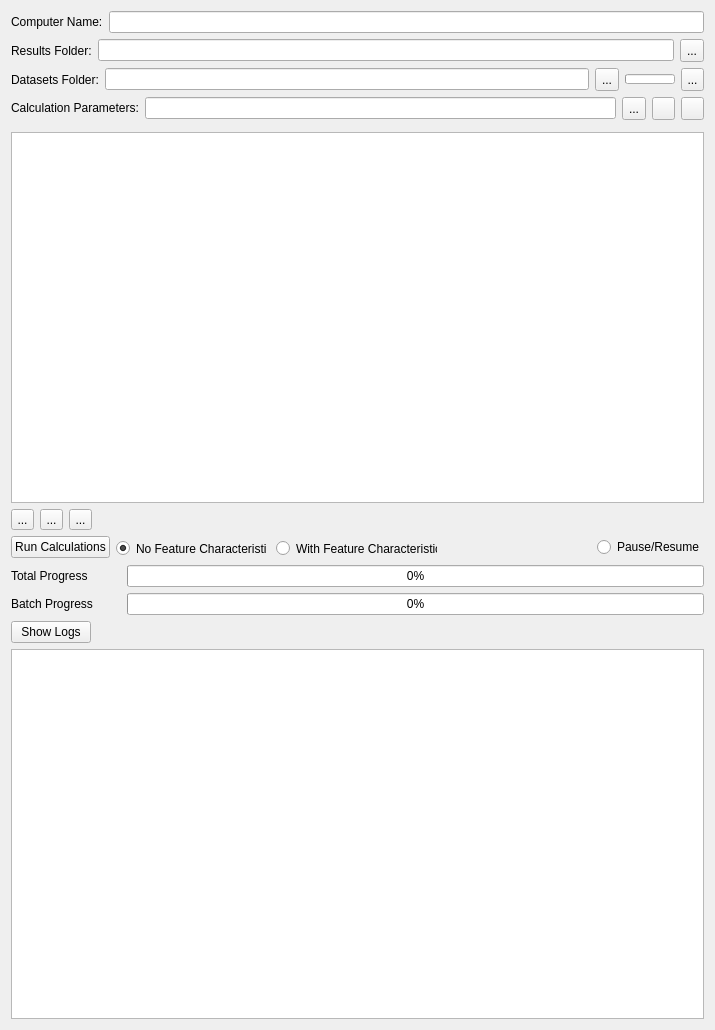
<?xml version="1.0" encoding="UTF-8"?>
<ui version="4.0">
 <class>ComputeSegmentations</class>
 <widget class="QWidget" name="ComputeSegmentations">
  <property name="geometry">
   <rect>
    <x>0</x>
    <y>0</y>
    <width>715</width>
    <height>1030</height>
   </rect>
  </property>
  <property name="sizePolicy">
   <sizepolicy hsizetype="Preferred" vsizetype="Preferred">
    <horstretch>0</horstretch>
    <verstretch>0</verstretch>
   </sizepolicy>
  </property>
  <property name="windowTitle">
   <string>Compute Segmentations</string>
  </property>
  <layout class="QGridLayout" name="gridLayout">
   <property name="sizeConstraint">
    <enum>QLayout::SetMinimumSize</enum>
   </property>
   <item row="0" column="0">
    <layout class="QHBoxLayout" name="horizontalLayout_2">
     <item>
      <widget class="QLabel" name="label_2">
       <property name="sizePolicy">
        <sizepolicy hsizetype="Fixed" vsizetype="Preferred">
         <horstretch>0</horstretch>
         <verstretch>0</verstretch>
        </sizepolicy>
       </property>
       <property name="text">
        <string>Computer Name:</string>
       </property>
      </widget>
     </item>
     <item>
      <widget class="QLineEdit" name="computerName">
       <property name="sizePolicy">
        <sizepolicy hsizetype="Minimum" vsizetype="Fixed">
         <horstretch>0</horstretch>
         <verstretch>0</verstretch>
        </sizepolicy>
       </property>
       <property name="minimumSize">
        <size>
         <width>50</width>
         <height>0</height>
        </size>
       </property>
       <property name="maximumSize">
        <size>
         <width>5000</width>
         <height>16777215</height>
        </size>
       </property>
       <property name="alignment">
        <set>Qt::AlignLeading|Qt::AlignLeft|Qt::AlignVCenter</set>
       </property>
      </widget>
     </item>
    </layout>
   </item>
   <item row="1" column="0">
    <layout class="QHBoxLayout" name="horizontalLayout_3">
     <item>
      <widget class="QLabel" name="label_3">
       <property name="sizePolicy">
        <sizepolicy hsizetype="Fixed" vsizetype="Preferred">
         <horstretch>0</horstretch>
         <verstretch>0</verstretch>
        </sizepolicy>
       </property>
       <property name="text">
        <string>Results Folder:</string>
       </property>
      </widget>
     </item>
     <item>
      <widget class="QLineEdit" name="resultsFolder">
       <property name="sizePolicy">
        <sizepolicy hsizetype="MinimumExpanding" vsizetype="Fixed">
         <horstretch>0</horstretch>
         <verstretch>0</verstretch>
        </sizepolicy>
       </property>
      </widget>
     </item>
     <item>
      <widget class="QToolButton" name="tbOpenResultsFolder">
       <property name="minimumSize">
        <size>
         <width>0</width>
         <height>23</height>
        </size>
       </property>
       <property name="text">
        <string>...</string>
       </property>
      </widget>
     </item>
    </layout>
   </item>
   <item row="2" column="0">
    <layout class="QHBoxLayout" name="horizontalLayout_4">
     <item>
      <widget class="QLabel" name="label_4">
       <property name="sizePolicy">
        <sizepolicy hsizetype="Fixed" vsizetype="Preferred">
         <horstretch>0</horstretch>
         <verstretch>0</verstretch>
        </sizepolicy>
       </property>
       <property name="text">
        <string>Datasets Folder:</string>
       </property>
      </widget>
     </item>
     <item>
      <widget class="QLineEdit" name="datasetsFolder">
       <property name="sizePolicy">
        <sizepolicy hsizetype="MinimumExpanding" vsizetype="Fixed">
         <horstretch>0</horstretch>
         <verstretch>0</verstretch>
        </sizepolicy>
       </property>
      </widget>
     </item>
     <item>
      <widget class="QToolButton" name="tbOpenDatasetsFolder">
       <property name="minimumSize">
        <size>
         <width>0</width>
         <height>23</height>
        </size>
       </property>
       <property name="text">
        <string>...</string>
       </property>
      </widget>
     </item>
     <item>
      <widget class="QProgressBar" name="pBDatasetPreviewProgress">
       <property name="sizePolicy">
        <sizepolicy hsizetype="MinimumExpanding" vsizetype="Fixed">
         <horstretch>0</horstretch>
         <verstretch>0</verstretch>
        </sizepolicy>
       </property>
       <property name="minimumSize">
        <size>
         <width>0</width>
         <height>0</height>
        </size>
       </property>
       <property name="maximumSize">
        <size>
         <width>50</width>
         <height>10</height>
        </size>
       </property>
       <property name="value">
        <number>0</number>
       </property>
       <property name="textVisible">
        <bool>false</bool>
       </property>
      </widget>
     </item>
     <item>
      <widget class="QToolButton" name="tbDatasetPreview">
       <property name="minimumSize">
        <size>
         <width>0</width>
         <height>0</height>
        </size>
       </property>
       <property name="maximumSize">
        <size>
         <width>23</width>
         <height>23</height>
        </size>
       </property>
       <property name="toolTip">
        <string>&lt;html&gt;&lt;head/&gt;&lt;body&gt;&lt;p&gt;Generates dataset preview (slice)&lt;/p&gt;&lt;/body&gt;&lt;/html&gt;</string>
       </property>
       <property name="text">
        <string>...</string>
       </property>
       <property name="icon">
        <iconset resource="FeatureAnalyzer.qrc">
         <normaloff>:/images/preview.png</normaloff>:/images/preview.png</iconset>
       </property>
       <property name="iconSize">
        <size>
         <width>32</width>
         <height>32</height>
        </size>
       </property>
      </widget>
     </item>
    </layout>
   </item>
   <item row="3" column="0">
    <layout class="QHBoxLayout" name="horizontalLayout">
     <item>
      <widget class="QLabel" name="label">
       <property name="sizePolicy">
        <sizepolicy hsizetype="Fixed" vsizetype="Fixed">
         <horstretch>0</horstretch>
         <verstretch>0</verstretch>
        </sizepolicy>
       </property>
       <property name="text">
        <string>Calculation Parameters:</string>
       </property>
      </widget>
     </item>
     <item>
      <widget class="QLineEdit" name="csvFilename">
       <property name="sizePolicy">
        <sizepolicy hsizetype="MinimumExpanding" vsizetype="Fixed">
         <horstretch>0</horstretch>
         <verstretch>0</verstretch>
        </sizepolicy>
       </property>
      </widget>
     </item>
     <item>
      <widget class="QToolButton" name="tbOpenCSV">
       <property name="minimumSize">
        <size>
         <width>0</width>
         <height>23</height>
        </size>
       </property>
       <property name="text">
        <string>...</string>
       </property>
      </widget>
     </item>
     <item>
      <widget class="QToolButton" name="tbReload">
       <property name="maximumSize">
        <size>
         <width>23</width>
         <height>23</height>
        </size>
       </property>
       <property name="text">
        <string/>
       </property>
       <property name="icon">
        <iconset resource="../../core/open_iA.qrc">
         <normaloff>:/images/update.png</normaloff>:/images/update.png</iconset>
       </property>
       <property name="iconSize">
        <size>
         <width>32</width>
         <height>32</height>
        </size>
       </property>
      </widget>
     </item>
     <item>
      <widget class="QToolButton" name="tbSave">
       <property name="maximumSize">
        <size>
         <width>23</width>
         <height>23</height>
        </size>
       </property>
       <property name="text">
        <string/>
       </property>
       <property name="icon">
        <iconset resource="../../core/open_iA.qrc">
         <normaloff>:/images/saveClass.png</normaloff>:/images/saveClass.png</iconset>
       </property>
       <property name="iconSize">
        <size>
         <width>32</width>
         <height>32</height>
        </size>
       </property>
      </widget>
     </item>
    </layout>
   </item>
   <item row="4" column="0" alignment="Qt::AlignLeft">
    <widget class="QWidget" name="dragWidget" native="true">
     <property name="sizePolicy">
      <sizepolicy hsizetype="Minimum" vsizetype="Preferred">
       <horstretch>0</horstretch>
       <verstretch>0</verstretch>
      </sizepolicy>
     </property>
     <layout class="QHBoxLayout" name="horizontalLayout_8">
      <property name="leftMargin">
       <number>0</number>
      </property>
      <property name="topMargin">
       <number>0</number>
      </property>
      <property name="rightMargin">
       <number>0</number>
      </property>
      <property name="bottomMargin">
       <number>0</number>
      </property>
     </layout>
    </widget>
   </item>
   <item row="5" column="0">
    <widget class="QTableWidget" name="tableWidget">
     <property name="sizePolicy">
      <sizepolicy hsizetype="Minimum" vsizetype="Expanding">
       <horstretch>0</horstretch>
       <verstretch>0</verstretch>
      </sizepolicy>
     </property>
    </widget>
   </item>
   <item row="6" column="0">
    <layout class="QHBoxLayout" name="horizontalLayout_9">
     <item alignment="Qt::AlignLeft">
      <widget class="QToolButton" name="tbRemoveRow">
       <property name="sizePolicy">
        <sizepolicy hsizetype="Fixed" vsizetype="Fixed">
         <horstretch>0</horstretch>
         <verstretch>0</verstretch>
        </sizepolicy>
       </property>
       <property name="maximumSize">
        <size>
         <width>23</width>
         <height>23</height>
        </size>
       </property>
       <property name="toolTip">
        <string>&lt;html&gt;&lt;head/&gt;&lt;body&gt;&lt;p&gt;Remove row from table&lt;/p&gt;&lt;/body&gt;&lt;/html&gt;</string>
       </property>
       <property name="text">
        <string>...</string>
       </property>
       <property name="icon">
        <iconset resource="FeatureAnalyzer.qrc">
         <normaloff>:/images/rem_sel.png</normaloff>:/images/rem_sel.png</iconset>
       </property>
       <property name="iconSize">
        <size>
         <width>32</width>
         <height>32</height>
        </size>
       </property>
      </widget>
     </item>
     <item alignment="Qt::AlignLeft">
      <widget class="QToolButton" name="tbSaveTable">
       <property name="sizePolicy">
        <sizepolicy hsizetype="Fixed" vsizetype="Fixed">
         <horstretch>0</horstretch>
         <verstretch>0</verstretch>
        </sizepolicy>
       </property>
       <property name="maximumSize">
        <size>
         <width>23</width>
         <height>23</height>
        </size>
       </property>
       <property name="toolTip">
        <string>&lt;html&gt;&lt;head/&gt;&lt;body&gt;&lt;p&gt;Save table (csv)&lt;/p&gt;&lt;/body&gt;&lt;/html&gt;</string>
       </property>
       <property name="text">
        <string>...</string>
       </property>
       <property name="icon">
        <iconset resource="../../core/open_iA.qrc">
         <normaloff>:/images/saveClass.png</normaloff>:/images/saveClass.png</iconset>
       </property>
       <property name="iconSize">
        <size>
         <width>32</width>
         <height>32</height>
        </size>
       </property>
      </widget>
     </item>
     <item alignment="Qt::AlignLeft">
      <widget class="QToolButton" name="tbLoadTable">
       <property name="sizePolicy">
        <sizepolicy hsizetype="Fixed" vsizetype="Fixed">
         <horstretch>0</horstretch>
         <verstretch>0</verstretch>
        </sizepolicy>
       </property>
       <property name="minimumSize">
        <size>
         <width>0</width>
         <height>0</height>
        </size>
       </property>
       <property name="maximumSize">
        <size>
         <width>23</width>
         <height>23</height>
        </size>
       </property>
       <property name="toolTip">
        <string>&lt;html&gt;&lt;head/&gt;&lt;body&gt;&lt;p&gt;Load table (csv)&lt;/p&gt;&lt;/body&gt;&lt;/html&gt;</string>
       </property>
       <property name="text">
        <string>...</string>
       </property>
       <property name="icon">
        <iconset resource="../../core/open_iA.qrc">
         <normaloff>:/images/load.png</normaloff>:/images/load.png</iconset>
       </property>
       <property name="iconSize">
        <size>
         <width>32</width>
         <height>32</height>
        </size>
       </property>
      </widget>
     </item>
     <item>
      <spacer name="horizontalSpacer">
       <property name="orientation">
        <enum>Qt::Horizontal</enum>
       </property>
       <property name="sizeType">
        <enum>QSizePolicy::MinimumExpanding</enum>
       </property>
       <property name="sizeHint" stdset="0">
        <size>
         <width>40</width>
         <height>20</height>
        </size>
       </property>
      </spacer>
     </item>
    </layout>
   </item>
   <item row="7" column="0">
    <layout class="QHBoxLayout" name="horizontalLayout_7">
     <item>
      <widget class="QPushButton" name="pbRunCalculations">
       <property name="sizePolicy">
        <sizepolicy hsizetype="Fixed" vsizetype="Fixed">
         <horstretch>0</horstretch>
         <verstretch>0</verstretch>
        </sizepolicy>
       </property>
       <property name="text">
        <string>Run Calculations</string>
       </property>
      </widget>
     </item>
     <item alignment="Qt::AlignHCenter|Qt::AlignVCenter">
      <widget class="QGroupBox" name="gbPoreChars">
       <property name="minimumSize">
        <size>
         <width>380</width>
         <height>23</height>
        </size>
       </property>
       <property name="font">
        <font>
         <weight>50</weight>
         <bold>false</bold>
         <kerning>false</kerning>
        </font>
       </property>
       <property name="styleSheet">
        <string notr="true">border: noborder;</string>
       </property>
       <property name="title">
        <string/>
       </property>
       <property name="flat">
        <bool>true</bool>
       </property>
       <property name="checkable">
        <bool>false</bool>
       </property>
       <widget class="QRadioButton" name="rbNewPipelineData">
        <property name="geometry">
         <rect>
          <x>160</x>
          <y>4</y>
          <width>161</width>
          <height>17</height>
         </rect>
        </property>
        <property name="toolTip">
         <string>&lt;html&gt;&lt;head/&gt;&lt;body&gt;&lt;p&gt;Calculates the pore characteristics for every defined pipeline in the table &lt;/p&gt;&lt;/body&gt;&lt;/html&gt;</string>
        </property>
        <property name="text">
         <string>With Feature Characteristics</string>
        </property>
        <property name="checked">
         <bool>false</bool>
        </property>
       </widget>
       <widget class="QRadioButton" name="rbNewPipelineDataNoPores">
        <property name="geometry">
         <rect>
          <x>0</x>
          <y>4</y>
          <width>151</width>
          <height>17</height>
         </rect>
        </property>
        <property name="toolTip">
         <string>&lt;html&gt;&lt;head/&gt;&lt;body&gt;&lt;p&gt;Calculates no pore charcteristics for the defined pipelines in the table&lt;br/&gt;&lt;/p&gt;&lt;/body&gt;&lt;/html&gt;</string>
        </property>
        <property name="text">
         <string>No Feature Characteristics</string>
        </property>
        <property name="checked">
         <bool>true</bool>
        </property>
       </widget>
      </widget>
     </item>
     <item>
      <spacer name="horizontalSpacer_2">
       <property name="orientation">
        <enum>Qt::Horizontal</enum>
       </property>
       <property name="sizeType">
        <enum>QSizePolicy::MinimumExpanding</enum>
       </property>
       <property name="sizeHint" stdset="0">
        <size>
         <width>40</width>
         <height>20</height>
        </size>
       </property>
      </spacer>
     </item>
     <item>
      <widget class="QRadioButton" name="rbPause">
       <property name="sizePolicy">
        <sizepolicy hsizetype="Fixed" vsizetype="Fixed">
         <horstretch>0</horstretch>
         <verstretch>0</verstretch>
        </sizepolicy>
       </property>
       <property name="text">
        <string>Pause/Resume</string>
       </property>
      </widget>
     </item>
    </layout>
   </item>
   <item row="8" column="0">
    <layout class="QVBoxLayout" name="verticalLayout">
     <item>
      <layout class="QHBoxLayout" name="horizontalLayout_5">
       <item>
        <widget class="QLabel" name="laTotalProgress">
         <property name="sizePolicy">
          <sizepolicy hsizetype="Fixed" vsizetype="Preferred">
           <horstretch>0</horstretch>
           <verstretch>0</verstretch>
          </sizepolicy>
         </property>
         <property name="minimumSize">
          <size>
           <width>110</width>
           <height>0</height>
          </size>
         </property>
         <property name="maximumSize">
          <size>
           <width>110</width>
           <height>16777215</height>
          </size>
         </property>
         <property name="text">
          <string>Total Progress </string>
         </property>
         <property name="alignment">
          <set>Qt::AlignLeading|Qt::AlignLeft|Qt::AlignVCenter</set>
         </property>
        </widget>
       </item>
       <item>
        <widget class="QProgressBar" name="totalProgress">
         <property name="sizePolicy">
          <sizepolicy hsizetype="MinimumExpanding" vsizetype="Fixed">
           <horstretch>0</horstretch>
           <verstretch>0</verstretch>
          </sizepolicy>
         </property>
         <property name="value">
          <number>0</number>
         </property>
        </widget>
       </item>
      </layout>
     </item>
     <item>
      <layout class="QHBoxLayout" name="horizontalLayout_6">
       <item>
        <widget class="QLabel" name="laBatchProgress">
         <property name="sizePolicy">
          <sizepolicy hsizetype="Preferred" vsizetype="Preferred">
           <horstretch>0</horstretch>
           <verstretch>0</verstretch>
          </sizepolicy>
         </property>
         <property name="minimumSize">
          <size>
           <width>110</width>
           <height>0</height>
          </size>
         </property>
         <property name="maximumSize">
          <size>
           <width>300</width>
           <height>16777215</height>
          </size>
         </property>
         <property name="text">
          <string>Batch Progress</string>
         </property>
         <property name="alignment">
          <set>Qt::AlignLeading|Qt::AlignLeft|Qt::AlignVCenter</set>
         </property>
        </widget>
       </item>
       <item>
        <widget class="QProgressBar" name="batchProgress">
         <property name="sizePolicy">
          <sizepolicy hsizetype="MinimumExpanding" vsizetype="Fixed">
           <horstretch>0</horstretch>
           <verstretch>0</verstretch>
          </sizepolicy>
         </property>
         <property name="value">
          <number>0</number>
         </property>
        </widget>
       </item>
      </layout>
     </item>
    </layout>
   </item>
   <item row="9" column="0">
    <widget class="QPushButton" name="pbShowLogs">
     <property name="sizePolicy">
      <sizepolicy hsizetype="Fixed" vsizetype="Fixed">
       <horstretch>0</horstretch>
       <verstretch>0</verstretch>
      </sizepolicy>
     </property>
     <property name="text">
      <string>Show Logs</string>
     </property>
    </widget>
   </item>
   <item row="10" column="0">
    <widget class="QListWidget" name="Logs">
     <property name="sizePolicy">
      <sizepolicy hsizetype="Minimum" vsizetype="Expanding">
       <horstretch>0</horstretch>
       <verstretch>0</verstretch>
      </sizepolicy>
     </property>
     <property name="alternatingRowColors">
      <bool>true</bool>
     </property>
     <property name="selectionMode">
      <enum>QAbstractItemView::ExtendedSelection</enum>
     </property>
     <property name="selectionBehavior">
      <enum>QAbstractItemView::SelectRows</enum>
     </property>
    </widget>
   </item>
  </layout>
 </widget>
 <resources>
  <include location="../../core/open_iA.qrc"/>
  <include location="FeatureAnalyzer.qrc"/>
 </resources>
 <connections/>
</ui>
